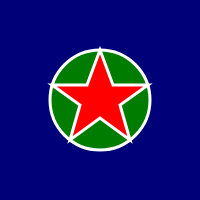
Frame 1 (no input)
Frame 60 (no input): identical to frame 1, image omitted
Frame 120 (the mouse pressed at the canvas centre since frame 60): identical to frame 1, image omitted

The p5.js sketch that drew this single still picture (run headless with seeded random() and noise() and a simulated clock; from frame 60 on, the mouse is pressed at the canvas centre):

// p5.js sketch
// ── sketch.js
function setup() {
  createCanvas(200, 200);
}

function draw() {
  // blue background
  background(0, 0, 120);

  // making a green circle with a stroke that allows the white outline
  push();
  stroke(255);
  strokeWeight(3);
  fill(0, 125, 0);
  ellipse(100, 100, 100, 100);
  pop();

  // making a red star using vertexes and then added the same stroke to that 
  push();
  stroke(255);
  strokeWeight(3);
  fill(255, 0, 0);
  beginShape();
  vertex(148,85)
  vertex(113,85)
  vertex(100,50)
  vertex(87,85)
  vertex(52,85)
  vertex(80,105)
  vertex(70,140)
  vertex(100,118)
  vertex(130,140)
  vertex(120,105)
  endShape(CLOSE);
  pop();
}
